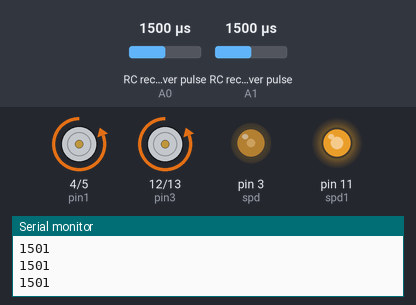
A sketch run on a simulated Arduino Uno, built with avr-gcc and run on an emulated ATmega328P. Shown: motor-driver pin pairs drawn as motors (green arrow = first pin HIGH = forward, orange = second pin HIGH = backward, longer = more drive), output pins drawn as LEDs (lit = HIGH), the last lines printed to the serial monitor. Wiring (inferred from the names in the program): 2 × RC receiver channel: data A0 / data A1. Inputs (shaded band) come from the test bench; at power-on: RC receiver pulse (sensors on A0, A1) 1500 µs.

Above: at 1.2 s.
1.3 s: RC receiver pulse (sensor on A0) set to 1020 µs
At 1.8 s:
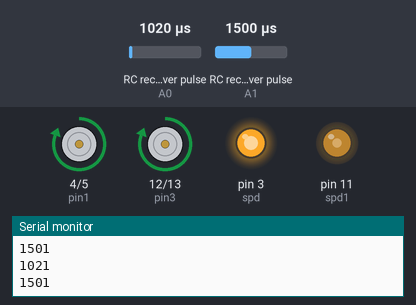
2.8 s: RC receiver pulse (sensor on A1) set to 1250 µs
At 4.0 s:
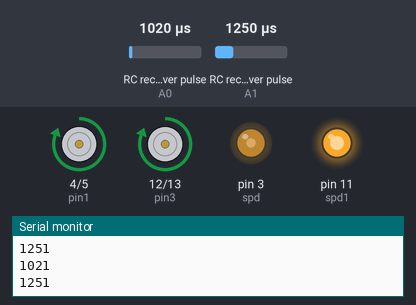
4.3 s: RC receiver pulse (sensor on A0) set to 1750 µs
At 5.2 s:
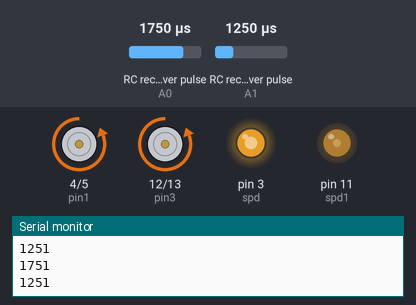
5.8 s: RC receiver pulse (sensor on A1) set to 1290 µs
At 6.4 s:
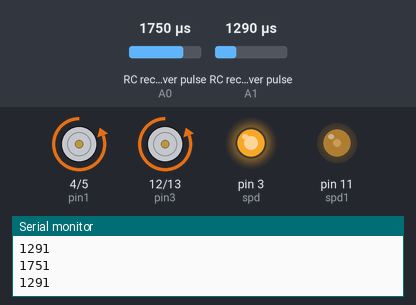
7.3 s: RC receiver pulse (sensor on A1) set to 1303 µs
At 8.5 s:
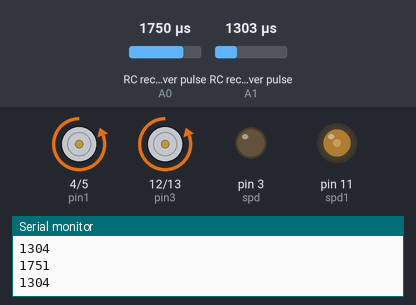
8.8 s: RC receiver pulse (sensor on A0) set to 1980 µs
At 9.8 s:
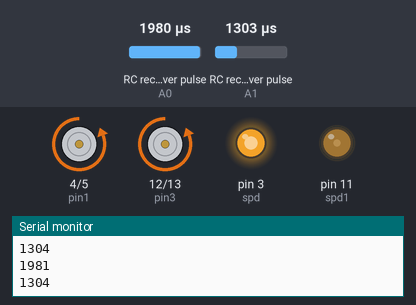
Timing chart, 0 to 11.3 s (numbered marks = the images above; inputs shaded):
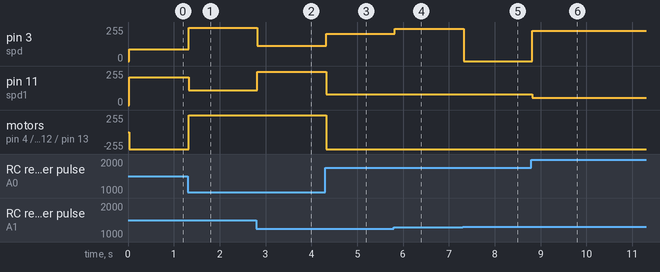

Measured:
- the behaviour switches between 1302 and 1303 µs on RC receiver pulse (sensor on A1) (found by bisection; images 4 and 5)
- after the input at 1.3 s, pin 3 (spd): 89/255 → 249/255 at once; pin 11 (spd1): 208/255 → 112/255 at once; motor on pin 4 (pin1) / pin 5 (pin2), motor on pin 12 (pin3) / pin 13 (pin4): backward 255/255 → forward 255/255 at once
- after the input at 2.8 s, pin 3 (spd): 249/255 → 114/255 at once; pin 11 (spd1): 112/255 → 249/255 at once
- after the input at 4.3 s, pin 3 (spd): 114/255 → 203/255 at once; pin 11 (spd1): 249/255 → 82/255 at once; motor on pin 4 (pin1) / pin 5 (pin2), motor on pin 12 (pin3) / pin 13 (pin4): forward 255/255 → backward 255/255 at once
- after the input at 5.8 s, pin 3 (spd): 203/255 → 243/255 at once
- after the input at 7.3 s, pin 3 (spd): 243/255 → 0/255 at once
- after the input at 8.8 s, pin 3 (spd): 0/255 → 228/255 at once; pin 11 (spd1): 82/255 → 54/255 at once

The sketch:

RC_car.ino
```cpp
#define rc3 A0 // receiver chanel 3 on pin 9
#define rc4 A1 // receiver chanel 4 on pin 10
#define spd 3 // PWM pin on L298N      left motor
#define spd1 11 // PWM pin on L298N    right motor
#define pin1 4 // in 1 pin on L298N to pin 4 on ARDUINO    left motor
#define pin2 5 // in 2 pin on L298N to pin 5 on ARDUINO    left motor
#define pin3 12 // in 3 pin on L298N to pin 12 on ARDUINO  right motor
#define pin4 13 // in 4 pin on L298N to pin 13 on ARDUINO   right motor

int ch3; // value of chanel 3 of the receiver
int ch4; // value of chanel 4 of the receiver
int u;
int d;
int l;
int r;
int n;


void setup() {

  pinMode (rc3, INPUT);
  pinMode (rc4, INPUT);
  pinMode (spd, OUTPUT);
  pinMode (spd1, OUTPUT);
  pinMode (pin1, OUTPUT);
  pinMode (pin2, OUTPUT);
  pinMode (pin3, OUTPUT);
  pinMode (pin4, OUTPUT);
  digitalWrite(pin1, LOW);
  digitalWrite(pin2, LOW);
  digitalWrite(pin3, LOW);
  digitalWrite(pin4, LOW);
  Serial.begin(9600);
}
  void loop(){
  ch3 = pulseIn(rc3, HIGH);
  ch4 = pulseIn(rc4, HIGH);

  Serial.println(ch3);
  Serial.println(ch4);

u = (255*(ch3-1415))/245;
d = (255/170)*(1270-ch3);
l = (1620-ch4)*(255/230);
r = (ch4-1130)*(255/245);
n = 0;

if (ch3 == 0)
  {
   analogWrite(spd,n);
   analogWrite(spd1,n);
   digitalWrite(pin1, LOW);
   digitalWrite(pin2, LOW);
   digitalWrite(pin3, LOW);
   digitalWrite(pin4, LOW);
  }

if (ch3 > 1415 && ch4>1390)
  {
   analogWrite(spd,u);
   analogWrite(spd1,u+l);
   digitalWrite(pin1, LOW);
   digitalWrite(pin2, HIGH);
   digitalWrite(pin3, LOW);
   digitalWrite(pin4, HIGH);
  }

if (ch3 > 1415 && ch4 < 1375)
  {
   analogWrite(spd,u+r);
   analogWrite(spd1,u);
   digitalWrite(pin1, LOW);
   digitalWrite(pin2, HIGH);
   digitalWrite(pin3, LOW);
   digitalWrite(pin4, HIGH);
  }

if (ch3 > 1415 && ch4>=1375 && ch4<=1390 )
  {
   analogWrite(spd,u);
   analogWrite(spd1,u);
   digitalWrite(pin1, LOW);
   digitalWrite(pin2, HIGH);
   digitalWrite(pin3, LOW);
   digitalWrite(pin4, HIGH);
  }

if (ch3 < 1270 && ch4>1390)
  {
  analogWrite(spd,d);
   analogWrite(spd1,d+l);
   digitalWrite(pin1, HIGH);
   digitalWrite(pin2, LOW);
   digitalWrite(pin3, HIGH);
   digitalWrite(pin4, LOW);
  }

if (ch3 < 1270 && ch4<1375 && ch3!=0)
  {
   analogWrite(spd,d+r);
   analogWrite(spd1,d);
   digitalWrite(pin1, HIGH);
   digitalWrite(pin2, LOW);
   digitalWrite(pin3, HIGH);
   digitalWrite(pin4, LOW);
  }

if (ch3 < 1270 && ch4<= 1390 && ch4>=1375)
  {
   analogWrite(spd,d);
   analogWrite(spd1,d);
   digitalWrite(pin1, HIGH);
   digitalWrite(pin2, LOW);
   digitalWrite(pin3,HIGH);
   digitalWrite(pin4, LOW);
  }

if (ch3 >= 1270 && ch3<=1415 && ch4>1390)
  {
   analogWrite(spd,n);
   analogWrite(spd1,l);
   digitalWrite(pin1, LOW);
   digitalWrite(pin2, LOW);
   digitalWrite(pin3, LOW);
   digitalWrite(pin4, HIGH);
  }

if (ch3 >= 1270 && ch3<=1415 && ch4<1375)
  {
   analogWrite(spd,r);
   analogWrite(spd1,n);
   digitalWrite(pin1, LOW);
   digitalWrite(pin2, LOW);
   digitalWrite(pin3, LOW);
   digitalWrite(pin4, HIGH);
  }
if (ch3 >= 1270 && ch3<=1415 && ch4>=1375 && ch4<=1390)
  {
   analogWrite(spd,n);
   analogWrite(spd1,n);
   digitalWrite(pin1, LOW);
   digitalWrite(pin2, LOW);
   digitalWrite(pin3, LOW);
   digitalWrite(pin4, LOW);
  }

}
```
